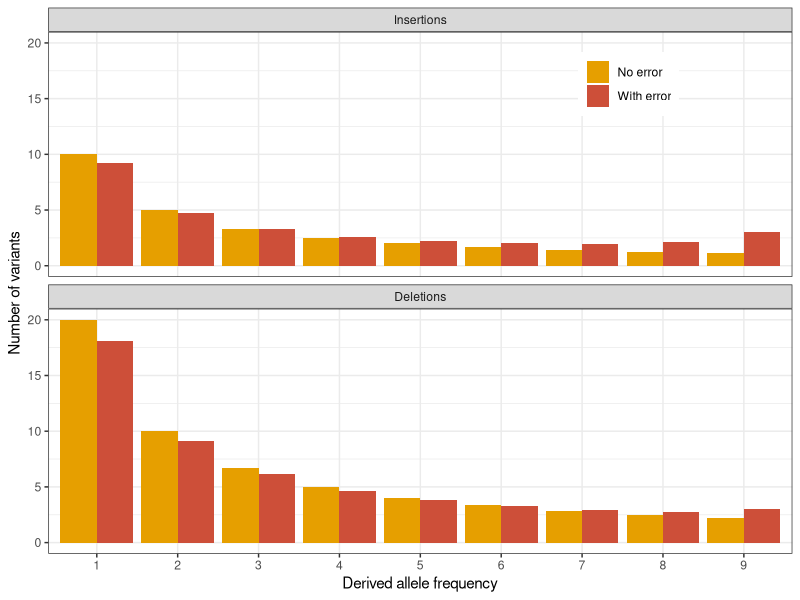

Reproduce this figure in R.
# Title     : pol error plot
# Objective : demonstarte problem of pol error
# Created by: henryjuho
# Created on: 07/11/2017

library(ggplot2)

cbPalette <- c("#E69F00", 'tomato 3', 'steel blue', "#999999", "#56B4E9", "#009E73", "#F0E442", "#0072B2", "#D55E00", "#CC79A7")

err <- 0.1
ins <- 10/(1:9)
del <- 20/(1:9)
ins_err <- numeric()
del_err <- numeric()
for(i in 1:9) {ins_err[i] <- (1 - err) * ins[i] + err * del[10 - i]; del_err[i] <- (1 - err) * del[i] + err * ins[10 - i]}

ins_data <- as.data.frame(cbind(1:9, ins))
colnames(ins_data) <- c('freq', 'count')
ins_data$err_type = 'No error'
ins_data$var_type = 'Insertions'
ins_err_data <- as.data.frame(cbind(1:9, ins_err))
colnames(ins_err_data) <- c('freq', 'count')
ins_err_data$err_type = 'With error'
ins_err_data$var_type = 'Insertions'
all_ins_data = rbind(ins_data, ins_err_data)

del_data <- as.data.frame(cbind(1:9, del))
colnames(del_data) <- c('freq', 'count')
del_data$err_type = 'No error'
del_data$var_type = 'Deletions'
del_err_data <- as.data.frame(cbind(1:9, del_err))
colnames(del_err_data) <- c('freq', 'count')
del_err_data$err_type = 'With error'
del_err_data$var_type = 'Deletions'
all_del_data = rbind(del_data, del_err_data)

plot_data = rbind(all_ins_data, all_del_data)
plot_data$var_type = factor(plot_data$var, levels=c('Insertions', 'Deletions'))

err_plot = ggplot(plot_data, aes(x=as.factor(freq), y=count, fill=err_type)) +
    geom_bar(stat='identity', position='dodge') +
    facet_wrap(~var_type, nrow=2) +
    theme_bw() + scale_fill_manual(values=cbPalette) +
    xlab('Derived allele frequency')  +
    ylab("Number of variants") +
    theme(legend.position=c(0.78, 0.9), legend.title=element_blank())

pdf('polarisation_error_plot.pdf', width=3, height=6)

err_plot

dev.off()
